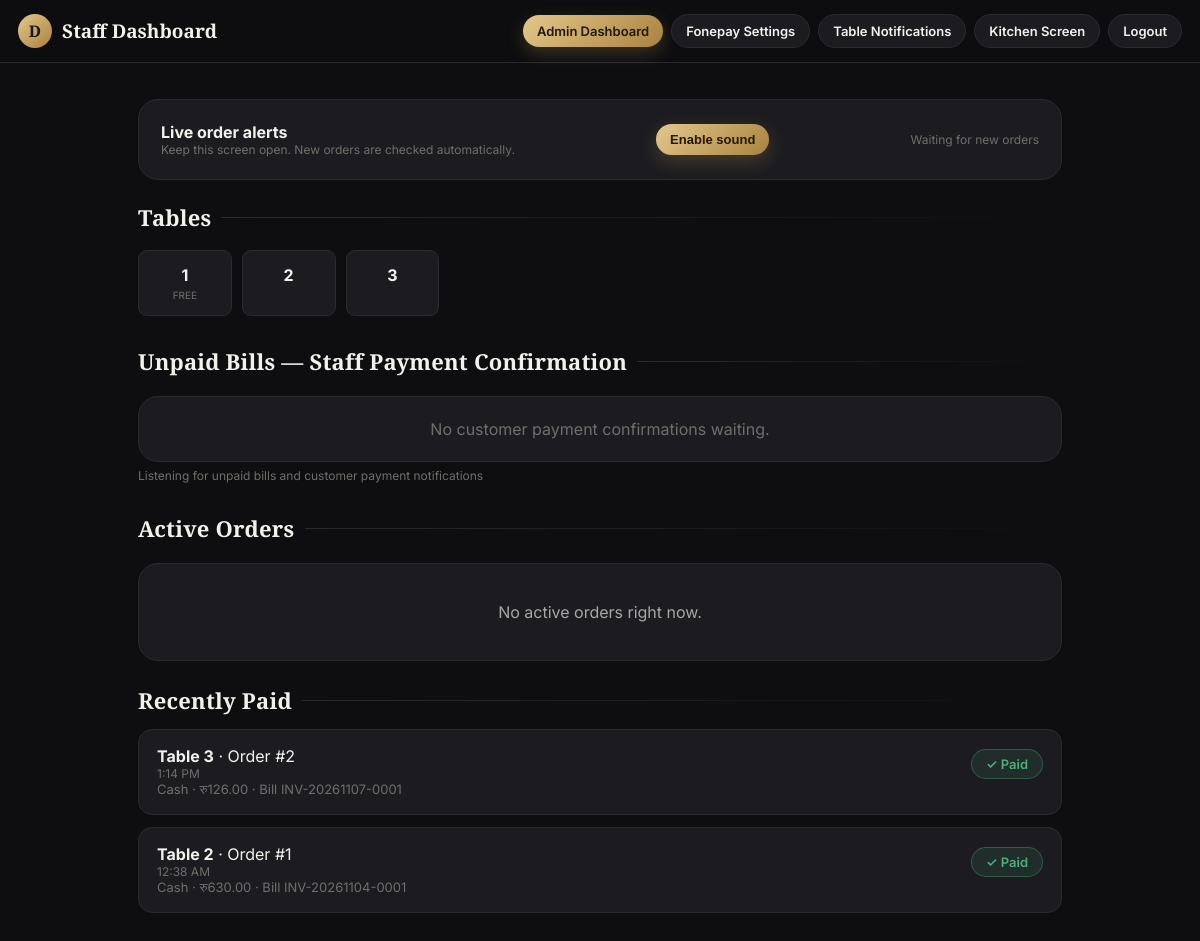
The page /staff/ (signed in) on the database its author committed.
### core/models.py (models this page shows, shortened)
class Table(models.Model):
    number = models.PositiveIntegerField(unique=True)
    capacity = models.PositiveIntegerField(default=2)
    token = models.UUIDField(default=uuid.uuid4, editable=False, unique=True)
    is_active = models.BooleanField(default=True)
    class Meta:
        ordering = ['number']

class Order(models.Model):
    STATUS_CART = 'cart'
    STATUS_PLACED = 'placed'
    STATUS_PREPARING = 'preparing'
    STATUS_SERVED = 'served'
    STATUS_BILLED = 'billed'
    STATUS_PAID = 'paid'
    STATUS_CHOICES = [
        (STATUS_CART, 'In Cart'),
        (STATUS_PLACED, 'Placed'),
        (STATUS_PREPARING, 'Preparing'),
        (STATUS_SERVED, 'Served'),
        (STATUS_BILLED, 'Bill Generated'),
        (STATUS_PAID, 'Paid'),
    ]
    table = models.ForeignKey(Table, related_name='orders', on_delete=models.CASCADE)
    status = models.CharField(max_length=15, choices=STATUS_CHOICES, default=STATUS_PLACED)
    notes = models.CharField(max_length=255, blank=True)
    created_at = models.DateTimeField(auto_now_add=True)
    updated_at = models.DateTimeField(auto_now=True)
    class Meta:
        ordering = ['-created_at']
    STEPS = [STATUS_PLACED, STATUS_PREPARING, STATUS_SERVED, STATUS_BILLED, STATUS_PAID]

class Bill(models.Model):
    PAYMENT_METHODS = [
        ('fonepay', 'Fonepay / Bank QR'),
        ('esewa', 'eSewa'),
        ('khalti', 'Khalti'),
        ('bank', 'Mobile Banking'),
        ('upi', 'Legacy UPI / Wallet'),
        ('cash', 'Cash'),
        ('card', 'Card'),
    ]
    order = models.OneToOneField(Order, related_name='bill', on_delete=models.CASCADE)
    bill_no = models.CharField(max_length=30, unique=True, blank=True)
    subtotal = models.DecimalField(max_digits=10, decimal_places=2)
    tax_percent = models.DecimalField(max_digits=5, decimal_places=2)
    tax_amount = models.DecimalField(max_digits=10, decimal_places=2)
    discount = models.DecimalField(max_digits=10, decimal_places=2, default=Decimal('0.00'))
    total = models.DecimalField(max_digits=10, decimal_places=2)
    generated_at = models.DateTimeField(auto_now_add=True)
    is_paid = models.BooleanField(default=False)
    paid_at = models.DateTimeField(blank=True, null=True)
    payment_method = models.CharField(max_length=10, choices=PAYMENT_METHODS, blank=True)
    payment_requested = models.BooleanField(default=False)
    payment_requested_method = models.CharField(max_length=12, blank=True, default='')
    payment_requested_at = models.DateTimeField(blank=True, null=True)
    gateway_link_id = models.CharField(max_length=64, blank=True)
    gateway_link_url = models.URLField(blank=True)
    gateway_payment_id = models.CharField(max_length=64, blank=True)

### core/views.py (the view)
# urls.py: path('staff/', views.staff_dashboard, name='staff_dashboard'),
@user_passes_test(is_staff_user, login_url='staff_login')
def staff_dashboard(request):
    active_orders = (Order.objects
                      .exclude(status__in=[Order.STATUS_CART, Order.STATUS_PAID])
                      .select_related('table', 'bill')
                      .prefetch_related('items__menu_item'))
    tables = Table.objects.all()
    recent_paid = (Order.objects.filter(status=Order.STATUS_PAID)
                   .select_related('table', 'bill').order_by('-updated_at')[:10])
    payment_requests = (Bill.objects.filter(is_paid=False)
                        .select_related('order__table').order_by('-generated_at'))
    return render(request, 'core/staff_dashboard.html', {
        'orders': active_orders, 'tables': tables, 'recent_paid': recent_paid,
        'payment_requests': payment_requests,
    })

### core/views.py (called while the page is built)
def is_staff_user(user):
    return user.is_authenticated and user.is_staff

### core/templates/core/staff_dashboard.html (shortened to what this page needs)
{% extends 'core/base.html' %}
{% block topbar %}
<div class="topbar">
  <div class="brand">
    <div class="mark">{{ request.user.username|first|upper }}</div>
    <div class="brand-name">{% if station == 'kitchen' %}Kitchen Dashboard{% else %}Staff Dashboard{% endif %}</div>
  </div>
  <div style="display:flex;gap:8px;align-items:center;flex-wrap:wrap;">
    {% if station == 'kitchen' %}
      <a href="{% url 'kitchen_dashboard' %}" class="btn btn-gold btn-sm">Kitchen Orders</a>
      {% if request.user.is_superuser %}<a href="{% url 'menu_management' %}" class="btn btn-outline btn-sm">Edit Menu (Admin)</a>{% endif %}
    {% elif request.user.is_superuser %}
      <a href="{% url 'menu_management' %}" class="btn btn-gold btn-sm">Admin Dashboard</a>
      <a href="{% url 'payment_settings' %}" class="btn btn-ghost btn-sm">Fonepay Settings</a>
      <a href="{% url 'notification_settings' %}" class="btn btn-ghost btn-sm">Table Notifications</a>
      <a href="{% url 'kitchen_dashboard' %}" class="btn btn-ghost btn-sm">Kitchen Screen</a>
    {% endif %}
    <a href="{% url 'staff_logout' %}" class="btn btn-ghost btn-sm">Logout</a>
  </div>
</div>
{% endblock %}
{% block content %}
<div class="staff-container">
  <div class="card staff-alert-bar">
    <div><strong>Live order alerts</strong><div class="dim" style="font-size:12px;">Keep this screen open. New orders are checked automatically.</div></div>
    <button type="button" id="sound-toggle" class="btn btn-gold btn-sm" aria-pressed="false">Enable sound</button>
    <span id="alert-status" class="dim" aria-live="polite">Waiting for new orders</span>
  </div>
  <h2 class="section-title" style="margin-top:8px;">Tables</h2>
  <div class="table-grid">
    {% for t in tables %}
      <div class="table-tile {% for o in t.orders.all %}{% if o.status != 'cart' and o.status != 'paid' %}busy{% endif %}{% endfor %}">
        <div class="num">{{ t.number }}</div>
        <div class="status">
          {% for o in t.orders.all %}{% if o.status != 'cart' and o.status != 'paid' %}{{ o.get_status_display }}{% endif %}{% empty %}Free{% endfor %}
        </div>
      </div>
    {% endfor %}
  </div>
  <section id="payment-confirmation-section" style="margin:18px 0;">
    <h2 class="section-title">Unpaid Bills — Staff Payment Confirmation</h2>
    <div id="payment-request-list" data-mark-paid-url="{% url 'staff_mark_paid' 0 %}">
      {% for bill in payment_requests %}
      <div class="order-row payment-request-card" data-order-id="{{ bill.order_id }}" style="border:2px solid #c99b42;">
        <div class="order-row-head">
          <div><strong>Unpaid bill · Table {{ bill.order.table.number }}</strong><div class="dim" style="font-size:12px;">Order #{{ bill.order_id }} · Bill {{ bill.bill_no }}</div></div>
          <span class="status-pill">{% if bill.payment_requested %}Customer reported payment{% else %}Awaiting payment{% endif %}</span>
        </div>
        <div style="font-size:22px;font-weight:800;margin:10px 0;">Amount to confirm: रु{{ bill.total }}</div>
        <div class="dim" style="font-size:12px;">{% if bill.payment_requested %}Customer selected {{ bill.payment_requested_method|upper }} · {{ bill.payment_requested_at|date:"g:i A" }}{% else %}No customer payment notification yet{% endif %}</div>
        <p class="dim" style="font-size:12px;">Check the cash or payment receipt yourself before confirming. This action records staff approval only.</p>
        <div class="action-row">
          <form method="post" action="{% url 'staff_mark_paid' bill.order_id %}">{% csrf_token %}<input type="hidden" name="method" value="cash"><input type="hidden" name="station" value="{{ station|default:'staff' }}"><button class="btn btn-gold btn-sm" type="submit">Confirm रु{{ bill.total }} Cash Received</button></form>
          <form method="post" action="{% url 'staff_mark_paid' bill.order_id %}">{% csrf_token %}<input type="hidden" name="method" value="online"><input type="hidden" name="station" value="{{ station|default:'staff' }}"><button class="btn btn-ghost btn-sm" type="submit">Confirm रु{{ bill.total }} Online Payment Received</button></form>
        </div>
      </div>
      {% empty %}
      <div id="no-payment-requests" class="card center dim">No customer payment confirmations waiting.</div>
      {% endfor %}
    </div>
    <div id="payment-alert-status" class="dim" aria-live="polite" style="font-size:12px;margin-top:6px;">Listening for unpaid bills and customer payment notifications</div>
  </section>
  <h2 class="section-title">Active Orders</h2>
  {% for order in orders %}
  <div class="order-row">
    <div class="order-row-head">
      <div>
        <strong>Table {{ order.table.number }}</strong> · Order #{{ order.id }}
        <div class="dim" style="font-size:12px; margin-top:2px;">{{ order.created_at|date:"g:i A" }}</div>
      </div>
      <span class="status-pill status-{{ order.status }}">{{ order.get_status_display }}</span>
    </div>
    <div class="order-items">
      {% for item in order.items.all %}{{ item.quantity }}× {{ item.menu_item.name }}{% if not forloop.last %}, {% endif %}{% endfor %}
    </div>
    {% if order.notes %}<div class="dim" style="font-size:12px;">Note: {{ order.notes }}</div>{% endif %}
    <div style="font-weight:700; margin-top:8px;">रु{{ order.subtotal }}</div>
    {% if order.bill.payment_requested %}
      <div class="card" style="margin-top:10px;padding:12px;border:1px solid #c99b42;">
        <strong>Payment confirmation requested</strong>
        <div class="dim" style="font-size:12px;">Customer selected: {{ order.bill.payment_requested_method|upper }} · {{ order.bill.payment_requested_at|date:"g:i A" }}</div>
        <div class="dim" style="font-size:12px;">Check your bank / wallet receipt or merchant account before confirming. Only staff confirmation marks this bill paid.</div>
      </div>
    {% endif %}
    <div class="action-row">
      {% if order.status == 'placed' %}
        <form method="post" action="{% url 'staff_update_status' order.id 'preparing' %}" style="display:inline;">{% csrf_token %}<input type="hidden" name="station" value="{{ station|default:'staff' }}"><button class="btn btn-ghost btn-sm" type="submit">Start Preparing</button></form>
      {% elif order.status == 'preparing' %}
        <form method="post" action="{% url 'staff_update_status' order.id 'served' %}" style="display:inline;">{% csrf_token %}<input type="hidden" name="station" value="{{ station|default:'staff' }}"><button class="btn btn-ghost btn-sm" type="submit">Mark Served</button></form>
      {% elif order.status == 'served' %}
        <a class="btn btn-ghost btn-sm" href="{% url 'request_bill' order.id %}">Generate Bill</a>
      {% endif %}
      {% if order.bill and not order.bill.is_paid %}
        <a class="btn btn-outline btn-sm" href="{% url 'bill_view' order.id %}" target="_blank">View / Download Bill</a>
        <form method="post" action="{% url 'staff_mark_paid' order.id %}" style="display:inline;">
          {% csrf_token %}
          <input type="hidden" name="method" value="cash">
          <input type="hidden" name="station" value="{{ station|default:'staff' }}">
          <button class="btn btn-gold btn-sm" type="submit">Confirm रु{{ order.bill.total }} Cash Received</button>
        </form>
        <form method="post" action="{% url 'staff_mark_paid' order.id %}" style="display:inline;">
          {% csrf_token %}
          <input type="hidden" name="method" value="online">
          <input type="hidden" name="station" value="{{ station|default:'staff' }}">
          <button class="btn btn-ghost btn-sm" type="submit">Confirm रु{{ order.bill.total }} Online Payment Received</button>
        </form>
      {% endif %}
    </div>
  </div>
  {% empty %}
  <div class="card center"><p class="muted">No active orders right now.</p></div>
  {% endfor %}
  {% if station != 'kitchen' %}
    <h2 class="section-title" style="margin-top:24px;">Recently Paid</h2>
    {% for paid_order in recent_paid %}
      <div class="order-row">
        <div class="order-row-head">
          <div><strong>Table {{ paid_order.table.number }}</strong> · Order #{{ paid_order.id }}<div class="dim" style="font-size:12px;">{{ paid_order.bill.paid_at|date:"g:i A" }}</div></div>
          <span class="paid-flag">✓ Paid</span>
        </div>
        <div class="dim" style="font-size:13px;">{{ paid_order.bill.get_payment_method_display }} · रु{{ paid_order.bill.total }} · Bill {{ paid_order.bill.bill_no }}</div>
      </div>
    {% empty %}
      <p class="dim" style="font-size:12px;">No confirmed payments yet.</p>
    {% endfor %}
  {% endif %}
</div>
{% endblock %}

### core/static/core/css/style.css (style rules this page uses)
:root { --bg: #0e0e10; --bg-elevated: #17171a; --card: #1c1c20; --card-border: #2a2a2f; --gold: #c9a15a; --gold-soft: #e3c88a; --gold-deep: #a9823f; --text: #f3f1ec; --text-muted: #a8a6a1; --text-dim: #706e6a; --green: #4caf7d; --red: #e0654f; --radius-lg: 20px; --radius-md: 14px; --radius-sm: 9px; --shadow: 0 10px 30px rgba(0, 0, 0, 0.35); }
* { box-sizing: border-box; }
html, body { margin: 0; padding: 0; background: var(--bg); color: var(--text); font-family: 'Inter', -apple-system, BlinkMacSystemFont, 'Segoe UI', sans-serif; -webkit-font-smoothing: antialiased; }
h1, h2, h3, .display { font-family: 'Playfair Display', Georgia, serif; letter-spacing: 0.2px; margin: 0; }
a { color: inherit; text-decoration: none; }
.topbar { position: sticky; top: 0; z-index: 20; background: rgba(14, 14, 16, 0.9); backdrop-filter: blur(10px); border-bottom: 1px solid var(--card-border); padding: 14px 18px; display: flex; align-items: center; justify-content: space-between; }
.brand { display: flex; align-items: center; gap: 10px; }
.brand .mark { width: 34px; height: 34px; border-radius: 50%; background: linear-gradient(135deg, var(--gold-soft), var(--gold-deep)); display: flex; align-items: center; justify-content: center; font-family: 'Playfair Display', serif; font-weight: 700; color: #1a1408; font-size: 16px; }
.brand-name { font-family: 'Playfair Display', serif; font-size: 19px; font-weight: 600; }
.btn { display: inline-flex; align-items: center; justify-content: center; gap: 8px; padding: 13px 22px; border-radius: 30px; font-weight: 600; font-size: 14.5px; border: none; cursor: pointer; transition: transform .15s ease, opacity .15s ease; }
.btn-gold { background: linear-gradient(135deg, var(--gold-soft), var(--gold-deep)); color: #201704; box-shadow: 0 6px 18px rgba(201,161,90,0.25); }
.btn-ghost { background: var(--card); color: var(--text); border: 1px solid var(--card-border); }
.btn-sm { padding: 8px 14px; font-size: 13px; }
.section-title { font-size: 22px; margin: 30px 0 14px; display: flex; align-items: center; gap: 10px; }
.section-title::after { content: ''; flex: 1; height: 1px; background: linear-gradient(90deg, var(--card-border), transparent); }
.card { background: var(--card); border: 1px solid var(--card-border); border-radius: var(--radius-lg); padding: 22px; margin-top: 20px; }
.center { text-align: center; }
.muted { color: var(--text-muted); }
.dim { color: var(--text-dim); }
.paid-flag { display: inline-flex; align-items: center; gap: 6px; background: rgba(76,175,125,0.12); color: var(--green); border: 1px solid rgba(76,175,125,0.35); padding: 6px 14px; border-radius: 20px; font-size: 13px; font-weight: 600; }
.staff-container { max-width: 960px; margin: 0 auto; padding: 24px 18px 60px; }
.table-grid { display: grid; grid-template-columns: repeat(auto-fill, minmax(90px, 1fr)); gap: 10px; margin: 18px 0 30px; }
.table-tile { background: var(--card); border: 1px solid var(--card-border); border-radius: var(--radius-sm); padding: 14px 8px; text-align: center; }
.table-tile .num { font-weight: 700; font-size: 16px; }
.table-tile .status { font-size: 10px; color: var(--text-dim); margin-top: 4px; text-transform: uppercase; }
.order-row { background: var(--card); border: 1px solid var(--card-border); border-radius: var(--radius-md); padding: 16px 18px; margin-bottom: 12px; }
.order-row-head { display: flex; justify-content: space-between; align-items: center; }
.staff-alert-bar { display:flex; align-items:center; justify-content:space-between; gap:12px; flex-wrap:wrap; margin:12px 0 22px; }
.staff-alert-bar #alert-status { font-size:12px; }

### rows shown on the page
Table: number "1"
Table: number "2"
Table: number "3"
Order: table.number "3", id "2", bill.paid_at "1:14 PM", bill.payment_method "Cash", bill.total "126.00", bill.bill_no "INV-20261107-0001"
Order: table.number "2", id "1", bill.paid_at "12:38 AM", bill.payment_method "Cash", bill.total "630.00", bill.bill_no "INV-20261104-0001"

### other values the page prints
{{ request.user.username|first|upper }} "D"
